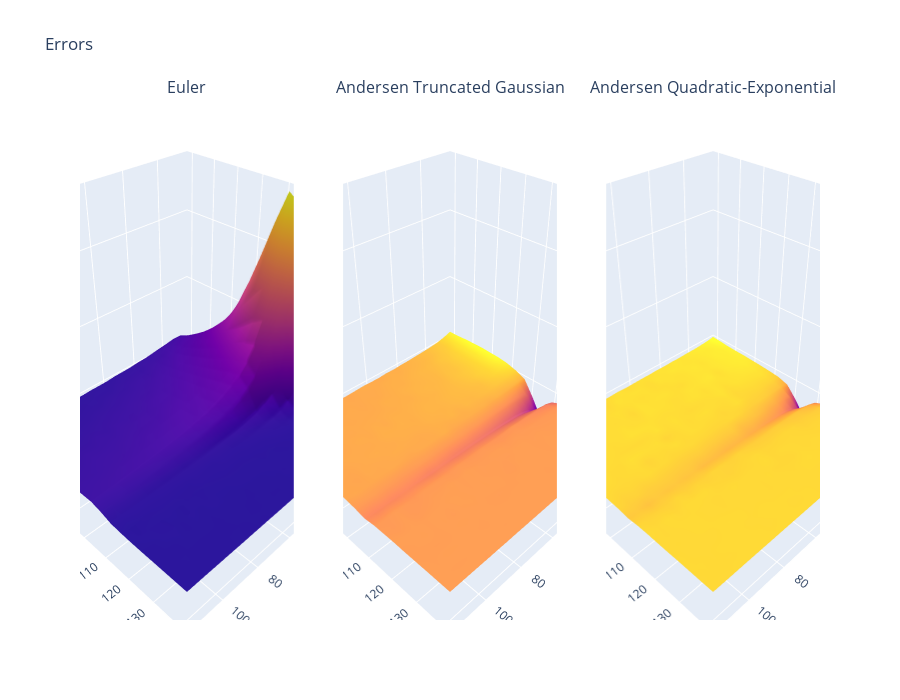

Source (notebook cell):
### Code cell
import plotly.graph_objects as go
import plotly.express as px
from plotly.subplots import make_subplots

fig = make_subplots(rows=1, cols=3, specs=[[{'type':'surface'}, {'type':'surface'}, {'type':'surface'}]], subplot_titles = ['Euler', 'Andersen Truncated Gaussian', 'Andersen Quadratic-Exponential'])

tmp_euler_error = speed_test.pivot(index='strike', columns='N_T', values='euler_error')
fig.add_trace(go.Surface(z=tmp_euler_error.values, x=tmp_euler_error.columns, y=tmp_euler_error.index, showscale=False), row=1, col=1, )

tmp_tg_error = speed_test.pivot(index='strike', columns='N_T', values='tg_error')
fig.add_trace(go.Surface(z=tmp_tg_error.values, x=tmp_tg_error.columns, y=tmp_tg_error.index, showscale=False), row=1, col=2)

tmp_qe_error = speed_test.pivot(index='strike', columns='N_T', values='qe_error')
fig.add_trace(go.Surface(z=tmp_qe_error.values, x=tmp_qe_error.columns, y=tmp_qe_error.index, showscale=False), row=1, col=3)




max_error = max(tmp_euler_error.values.max(), tmp_qe_error.values.max(), tmp_tg_error.values.max())
min_error  =min(tmp_euler_error.values.min(), tmp_qe_error.values.min(), tmp_tg_error.values.min())

fig.update_scenes(xaxis_title_text='N_T',  
                  yaxis_title_text='Strike',  
                  zaxis_title_text='error',
                     zaxis = dict(nticks=4, range=[min_error*(1.02),max_error*(1.02)]))

fig.update_layout(title='Errors',
    height=700)
fig.show()

### Figure 1 — Plotly figure (JSON) as saved in the notebook; plotly's stock layout.template omitted (floating-point values rounded to 4 significant figures; data arrays with more than 128 entries replaced by an {"elided": "..."} marker saying what was removed)
{"data": [{"scene": "scene", "showscale": false, "type": "surface", "x": [5, 10, 15, 20, 25, 30, 35, 40, 45, 50, 55, 60, 65, 70, 75, 80, 85, 90, 95, 100, 105, 110, 115], "y": [60, 64.21, 68.42, 72.63, 76.84, 81.05, 85.26, 89.47, 93.68, 97.89, 102.1, 106.3, 110.5, 114.7, 118.9, 123.2, 127.4, 131.6, 135.8, 140], "z": {"elided": "20x23 float values"}}, {"scene": "scene2", "showscale": false, "type": "surface", "x": [5, 10, 15, 20, 25, 30, 35, 40, 45, 50, 55, 60, 65, 70, 75, 80, 85, 90, 95, 100, 105, 110, 115], "y": [60, 64.21, 68.42, 72.63, 76.84, 81.05, 85.26, 89.47, 93.68, 97.89, 102.1, 106.3, 110.5, 114.7, 118.9, 123.2, 127.4, 131.6, 135.8, 140], "z": {"elided": "20x23 float values"}}, {"scene": "scene3", "showscale": false, "type": "surface", "x": [5, 10, 15, 20, 25, 30, 35, 40, 45, 50, 55, 60, 65, 70, 75, 80, 85, 90, 95, 100, 105, 110, 115], "y": [60, 64.21, 68.42, 72.63, 76.84, 81.05, 85.26, 89.47, 93.68, 97.89, 102.1, 106.3, 110.5, 114.7, 118.9, 123.2, 127.4, 131.6, 135.8, 140], "z": {"elided": "20x23 float values"}}], "layout": {"annotations": [{"font": {"size": 16}, "showarrow": false, "text": "Euler", "x": 0.1444, "xanchor": "center", "xref": "paper", "y": 1, "yanchor": "bottom", "yref": "paper"}, {"font": {"size": 16}, "showarrow": false, "text": "Andersen Truncated Gaussian", "x": 0.5, "xanchor": "center", "xref": "paper", "y": 1, "yanchor": "bottom", "yref": "paper"}, {"font": {"size": 16}, "showarrow": false, "text": "Andersen Quadratic-Exponential", "x": 0.8556, "xanchor": "center", "xref": "paper", "y": 1, "yanchor": "bottom", "yref": "paper"}], "height": 700, "scene": {"domain": {"x": [0, 0.2889], "y": [0, 1]}, "xaxis": {"title": {"text": "N_T"}}, "yaxis": {"title": {"text": "Strike"}}, "zaxis": {"nticks": 4, "range": [-0.4655, 2.781], "title": {"text": "error"}}}, "scene2": {"domain": {"x": [0.3556, 0.6444], "y": [0, 1]}, "xaxis": {"title": {"text": "N_T"}}, "yaxis": {"title": {"text": "Strike"}}, "zaxis": {"nticks": 4, "range": [-0.4655, 2.781], "title": {"text": "error"}}}, "scene3": {"domain": {"x": [0.7111, 1], "y": [0, 1]}, "xaxis": {"title": {"text": "N_T"}}, "yaxis": {"title": {"text": "Strike"}}, "zaxis": {"nticks": 4, "range": [-0.4655, 2.781], "title": {"text": "error"}}}, "title": {"text": "Errors"}}}
